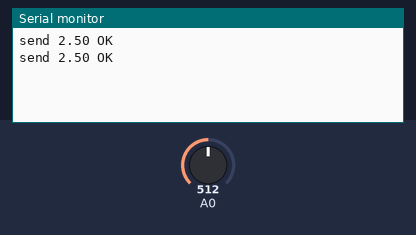
Bench run of a sketch on a simulated Arduino Uno, built with avr-gcc and run on an emulated ATmega328P. Parts: the last lines printed to the serial monitor. Inputs (shaded band) come from the test bench; at power-on: A0 = 512. No radio packets arrive unless stated.

Above: at 2.8 s.
2.9 s: A0 set to 716
At 3.5 s:
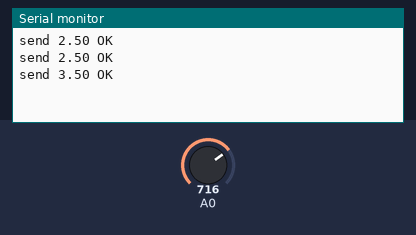
4.4 s: A0 set to 900
At 5.8 s:
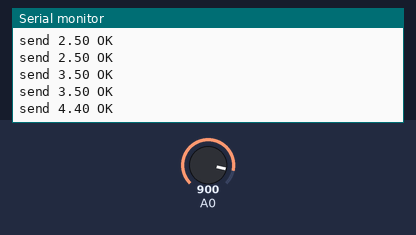
Timing chart, 0 to 7.4 s (numbered marks = the images above; inputs shaded):
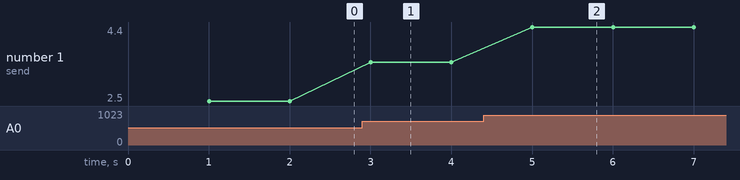

Measured:
- after the input at 2.9 s, the serial monitor: prints a new line after 0.10 s (image 1)
- after the input at 4.4 s, the serial monitor: prints a new line after 0.60 s (image 2)
- plotted number 1: 2.5 → 3.5 after the input at 2.9 s, 3.5 → 4.4 after the input at 4.4 s

The sketch:

nrf24l01_tx.ino
```cpp
// snippet: nrf24l01_tx
// tags: nrf24l01, rf24, radio, wireless, spi, transmit, send, 2.4ghz
// boards: avr, esp32, megaavr, nano33iot, romi32u4, rp2040
// library: RF24
// description: Transmit a float value wirelessly with nRF24L01 using RF24 library
// prompts: nRF24L01 transmit, RF24 wireless, 2.4GHz radio, send data wireless, Nordic radio, NRF24 transmitter
// exact-include: SPI.h, RF24.h

#include <SPI.h>
#include <RF24.h>

RF24 radio(7, 8);  // CE=7, CSN=8
const byte address[6] = "00001";
unsigned long prevMs = 0;

void setup() {
  Serial.begin(9600);
  radio.begin();
  radio.openWritingPipe(address);
  radio.setPALevel(RF24_PA_LOW);
  radio.stopListening();
}

void loop() {
  unsigned long now = millis();
  if (now - prevMs < 1000) return;
  prevMs = now;

  float payload = analogRead(A0) * (5.0 / 1023.0);
  bool ok = radio.write(&payload, sizeof(payload));
  Serial.print("send "); Serial.print(payload); Serial.println(ok ? " OK" : " FAIL");
}
```
